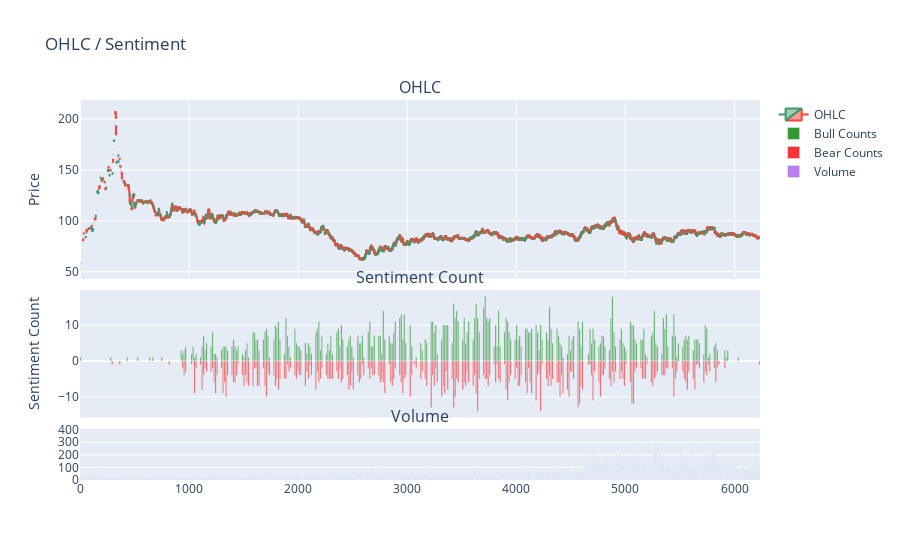

Notebook code for this chart:
### Code cell
from plotly.subplots import make_subplots
import plotly.graph_objects as go

fig = make_subplots(
    rows=3, cols=1,
    shared_xaxes=True,
    vertical_spacing=0.03,
    subplot_titles=('OHLC', 'Sentiment Count', 'Volume'),
    row_width=[0.2, 0.5, 0.7]
)

# OHCL data
fig.add_trace(
    go.Candlestick(
        x=Y1.index,
        open=Y1['Open'],
        high=Y1['High'],
        low=Y1['Low'],
        close=Y1['Close'],
        name='OHLC'
    ),
    row=1, col=1
)


fig.add_trace(
    go.Bar(
        x=long_term_bull_count.index,
        y=long_term_bull_count['count'],
        name='Bull Counts',
        marker_color='rgba(0,128,0,0.8)'
    ),
    row=2, col=1
)

fig.add_trace(
    go.Bar(
        x = long_term_bear_count.index,
        y = - long_term_bear_count['count'],
        name = 'Bear Counts',
        marker_color = 'rgba(255,0,0,0.8)'
    ),
    row= 2, col=1
)

#makes the graph not too great
'''fig.add_trace(

    go.Bar(
        x = neutral_count.index,
        y = neutral_count['count'],
        name = 'Neutral News',
        marker_color = 'rgba(133,20,0,0.8)'
        
    ),
    row= 2, col=1
)'''

fig.add_trace(
    go.Bar(
        x = Y1.index,
        y = Y1['Volume'],
        name = 'Volume',
        marker_color='rgba(138,43,226,0.6)'
    ),
    row= 3, col=1
)

# Update layout
fig.update_layout(
    title='OHLC / Sentiment',
    xaxis_rangeslider_visible=False,
    showlegend=True,
    barmode = 'overlay'
)

# Update y-axes labels
fig.update_yaxes(title_text="Price", row=1, col=1)
fig.update_yaxes(title_text="Sentiment Count", row=2, col=1)

fig.show()

### Figure 1 — Plotly figure (JSON) as saved in the notebook; plotly's stock layout.template omitted (floating-point values rounded to 4 significant figures; data arrays with more than 128 entries replaced by an {"elided": "..."} marker saying what was removed)
{"data": [{"close": {"elided": "6234 float values"}, "high": {"elided": "6234 float values"}, "low": {"elided": "6234 float values"}, "name": "OHLC", "open": {"elided": "6234 float values"}, "type": "candlestick", "x": {"elided": "6234 int values"}, "xaxis": "x", "yaxis": "y"}, {"marker": {"color": "rgba(0,128,0,0.8)"}, "name": "Bull Counts", "type": "bar", "x": {"elided": "263 str values"}, "xaxis": "x2", "y": {"elided": "263 int values"}, "yaxis": "y2"}, {"marker": {"color": "rgba(255,0,0,0.8)"}, "name": "Bear Counts", "type": "bar", "x": {"elided": "256 str values"}, "xaxis": "x2", "y": {"elided": "256 int values"}, "yaxis": "y2"}, {"marker": {"color": "rgba(138,43,226,0.6)"}, "name": "Volume", "type": "bar", "x": {"elided": "6234 int values"}, "xaxis": "x3", "y": {"elided": "6234 float values"}, "yaxis": "y3"}], "layout": {"annotations": [{"font": {"size": 16}, "showarrow": false, "text": "OHLC", "x": 0.5, "xanchor": "center", "xref": "paper", "y": 1, "yanchor": "bottom", "yref": "paper"}, {"font": {"size": 16}, "showarrow": false, "text": "Sentiment Count", "x": 0.5, "xanchor": "center", "xref": "paper", "y": 0.5, "yanchor": "bottom", "yref": "paper"}, {"font": {"size": 16}, "showarrow": false, "text": "Volume", "x": 0.5, "xanchor": "center", "xref": "paper", "y": 0.1343, "yanchor": "bottom", "yref": "paper"}], "barmode": "overlay", "showlegend": true, "title": {"text": "OHLC / Sentiment"}, "xaxis": {"anchor": "y", "domain": [0, 1], "matches": "x3", "rangeslider": {"visible": false}, "showticklabels": false}, "xaxis2": {"anchor": "y2", "domain": [0, 1], "matches": "x3", "showticklabels": false}, "xaxis3": {"anchor": "y3", "domain": [0, 1]}, "yaxis": {"anchor": "x", "domain": [0.53, 1], "title": {"text": "Price"}}, "yaxis2": {"anchor": "x2", "domain": [0.1643, 0.5], "title": {"text": "Sentiment Count"}}, "yaxis3": {"anchor": "x3", "domain": [0, 0.1343]}}}
